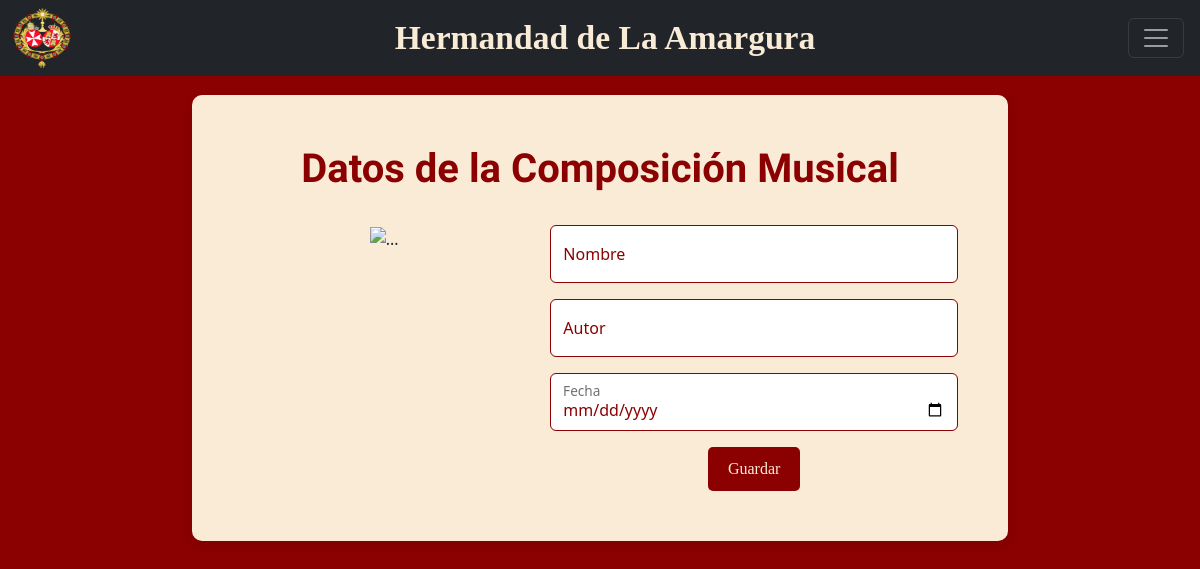
Page /hermandad/composiciones_musicales/new/4 on the earlier database version.
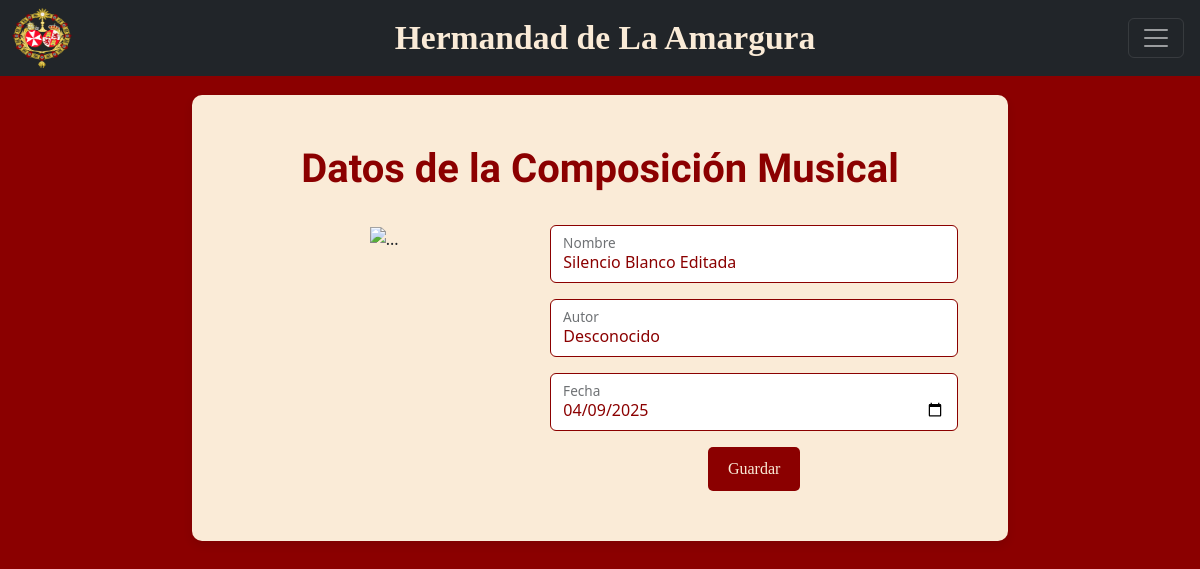
Same page on the later database version.
### hermandapp/models.py (models this page shows, shortened)
class ComposicionMusical(models.Model):
    nombre = models.CharField(max_length=200)
    autor = models.CharField(max_length=150)
    fecha_creacion = models.DateField()
    es_marcha_procesional = models.BooleanField(default=True)

### hermandapp/views.py (the view)
# urls.py: path('composiciones_musicales/new/<int:id>', new_composicion, name='new_composicion'),
def new_composicion(request, id):
    composicion = ComposicionMusical.objects.filter(id=id)
    if len(composicion) == 0:
        composicion_nueva = ComposicionMusical()
    else:
        composicion_nueva = composicion[0]
    if request.method == 'POST':
        composicion_nueva.nombre = request.POST['nombre']
        composicion_nueva.autor = request.POST['autor_de_composicion']
        composicion_nueva.fecha_creacion = request.POST['fecha']
        composicion_nueva.es_marcha_procesional = True
        composicion_nueva.save()
        return redirect('composiciones')
    else:
        return render(request, 'formulario_composicion.html', {'composicion': composicion_nueva})

### templates/formulario_composicion.html (shortened to what this page needs)
{% extends 'base.html' %}
{% load bootstrap_icons %}
{% block content %}
    <h1>Datos de la Composición Musical</h1>
    <br>
    <div class="row">
        <div class="col-md-5">
            <img src="https://bandapamplonesa.com/wp-content/uploads/2021/02/Cartel_14_03_2021-scaled.jpg"
                 style="max-height: 400px; max-width: 400px"
                 alt="...">
        </div>
        <br>
        <div class="col-md-7">
        <form method="post">
            <div class="form-floating mb-3">
                <input type="text" class="form-control" id="nombre"
                       name="nombre" placeholder="Nombre de la composición"
                       value="{{ composicion.nombre | default:'' }}">
                <label for="nombre">{% bs_icon 'file-music' %} Nombre</label>
            </div>
            <div class="form-floating mb-3">
                <input type="text"
                       name="autor_de_composicion"
                       class="form-control"
                       id="autor"
                       placeholder="Autor de la composición"
                       value="{{ composicion.autor | default:'' }}">
                <label for="autor">{% bs_icon 'person-square' %} Autor</label>
            </div>
            <div class="form-floating mb-3">
                <input type="date"
                       name="fecha"
                       value="{{ composicion.fecha_creacion|date:'Y-m-d' }}"
                       class="form-control" id="fecha" placeholder="fecha composición">
                <label for="fecha">{% bs_icon 'calendar' %} Fecha</label>
            </div>
            <button type="submit" class="btn-amargura">Guardar</button>
        </form>
        </div>
    </div>
{% endblock %}

Differences in the rows shown:
added ComposicionMusical: nombre "Silencio Blanco Editada", autor_de_composicion "Desconocido", fecha "04/09/2025"
